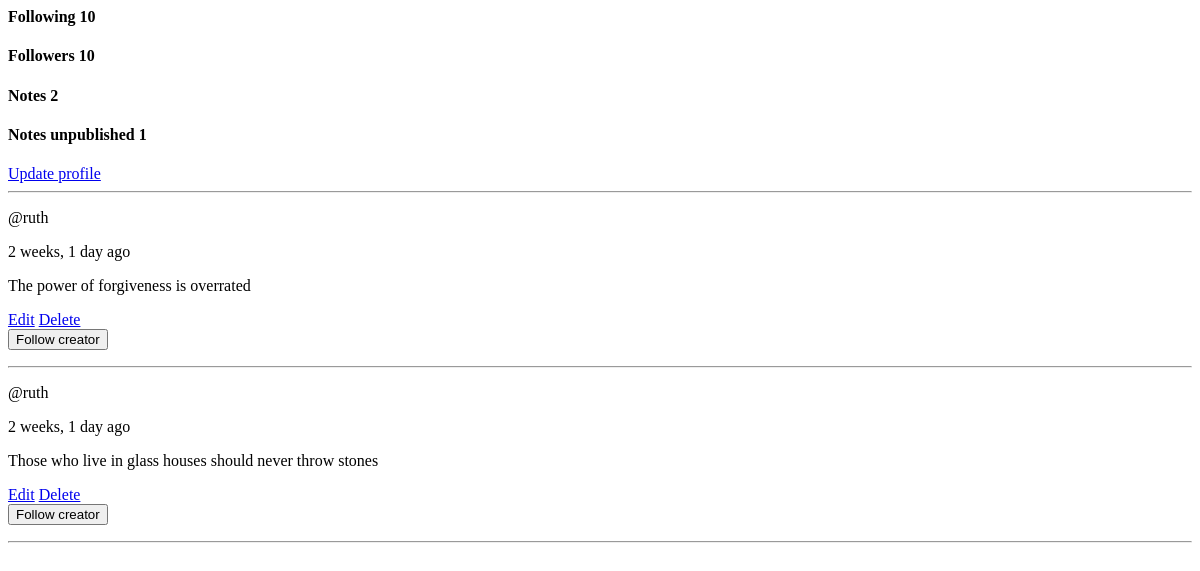
Before: /profile/4/ (signed in) with the older database file.
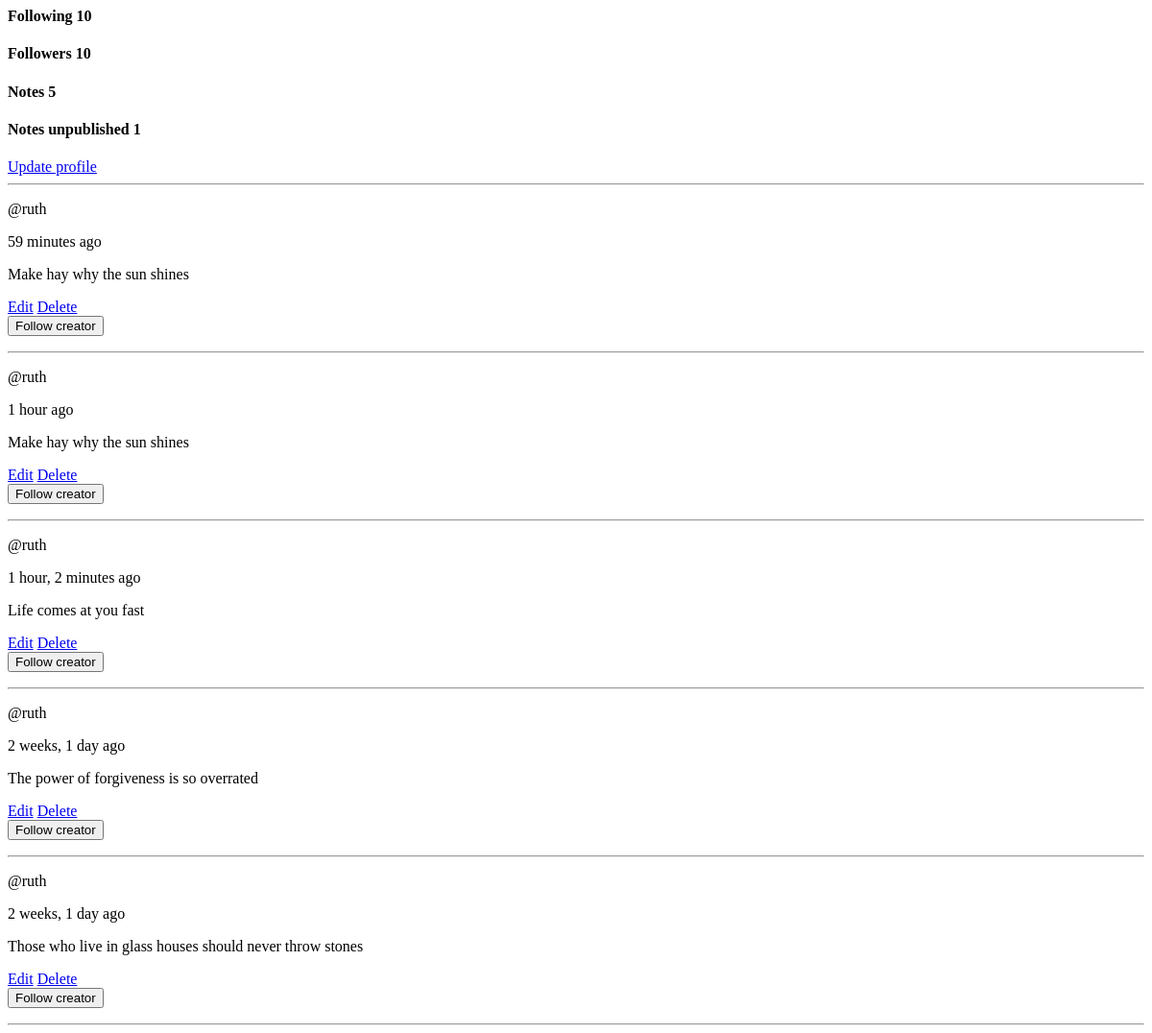
After: the same page with the newer database file.
### app/models.py (models this page shows, shortened)
class Note(models.Model):
    creator = models.ForeignKey(Creator, on_delete=models.CASCADE)
    text = models.TextField(blank=True, null=True)
    likes = models.ManyToManyField(Creator, default=None, related_name='likes', null=True, blank=True)
    created_date = models.DateTimeField(auto_now_add=True)
    updated_date = models.DateTimeField(auto_now_add=True)
    publish = models.BooleanField(default=False)
    class Meta:
        ordering = ['-created_date']

class Creator(AbstractUser):
    username = models.CharField(max_length=100)
    email = models.EmailField(unique=True)
    bio = models.TextField(blank=True, null=True)
    avatar = models.ImageField(default='avatar.svg')
    USERNAME_FIELD = 'email'
    REQUIRED_FIELDS = ['username']

### app/views.py (the view)
# urls.py: path('profile/<str:pk>/', views.creator_profile, name='profile'),
def creator_profile(request, pk):
    creator = Creator.objects.get(id=pk)
    notes = creator.note_set.all()
    published_notes = creator.note_set.filter(publish=True)
    unpublished_notes = creator.note_set.filter(publish=False).count()
    note_count = notes.count()
    context = {'creator': creator,
               'notes': notes,
               'note_count': note_count, 'unpublished_notes': unpublished_notes,
               'published_notes': published_notes}
    return render(request, 'creator-profile.html', context)

### templates/creator-profile.html (shortened to what this page needs)
<h4>Following 10</h4><h4>Followers 10</h4><h4>Notes {{note_count}}</h4><h4>Notes unpublished {{unpublished_notes}}</h4>
{% if creator == request.user %}
<a href="{% url 'profile-update' %}">Update profile</a>
{% endif %}
<hr>
{% for note in notes %}
{% if note.creator == request.user %}
<p>@{{note.creator.username}}</p><p>{{note.created_date|timesince}} ago</p>
<p>{{note.text}}</p>
<a href="{% url 'edit-note' note.id %}">Edit</a> <a href="{% url 'delete-note' note.id %}">Delete</a>
<form method="POST">
    <input type="submit" value="Follow creator">
</form>
<hr>
{% endif %}
{% endfor %}

Changed rows visible on the page:
added Note: creator.username "ruth", created_date "59 minutes", text "Make hay why the sun shines"
added Note: creator.username "ruth", created_date "1 hour", text "Make hay why the sun shines"
added Note: creator.username "ruth", created_date "1 hour, 2 minutes", text "Life comes at you fast"
changed Note: text "The power of forgiveness is overrated" → "The power of forgiveness is so overrated"
Other visible differences:
{{ note_count }}: "2" → "5"
